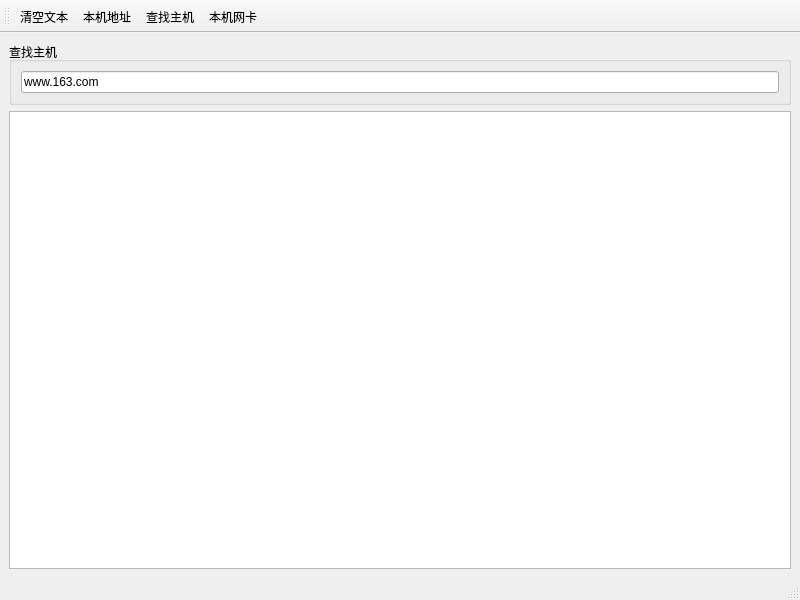
<?xml version="1.0" encoding="UTF-8"?>
<ui version="4.0">
 <class>Lookup</class>
 <widget class="QMainWindow" name="Lookup">
  <property name="geometry">
   <rect>
    <x>0</x>
    <y>0</y>
    <width>800</width>
    <height>600</height>
   </rect>
  </property>
  <property name="windowTitle">
   <string>Lookup</string>
  </property>
  <widget class="QWidget" name="W_Central">
   <layout class="QVBoxLayout" name="verticalLayout">
    <item>
     <widget class="QGroupBox" name="GB_Hostname">
      <property name="title">
       <string>查找主机</string>
      </property>
      <layout class="QHBoxLayout" name="horizontalLayout">
       <item>
        <widget class="QLineEdit" name="LE_Hostname">
         <property name="text">
          <string>www.163.com</string>
         </property>
        </widget>
       </item>
      </layout>
     </widget>
    </item>
    <item>
     <widget class="QPlainTextEdit" name="PTE_Information"/>
    </item>
   </layout>
  </widget>
  <widget class="QMenuBar" name="MB_Menu">
   <property name="geometry">
    <rect>
     <x>0</x>
     <y>0</y>
     <width>800</width>
     <height>30</height>
    </rect>
   </property>
  </widget>
  <widget class="QStatusBar" name="SB_Status"/>
  <widget class="QToolBar" name="TB_Main">
   <property name="windowTitle">
    <string>toolBar</string>
   </property>
   <property name="iconSize">
    <size>
     <width>20</width>
     <height>20</height>
    </size>
   </property>
   <property name="toolButtonStyle">
    <enum>Qt::ToolButtonTextUnderIcon</enum>
   </property>
   <attribute name="toolBarArea">
    <enum>TopToolBarArea</enum>
   </attribute>
   <attribute name="toolBarBreak">
    <bool>false</bool>
   </attribute>
   <addaction name="A_Clear"/>
   <addaction name="A_Hostname"/>
   <addaction name="A_Lookup"/>
   <addaction name="A_Interface"/>
  </widget>
  <action name="A_Hostname">
   <property name="icon">
    <iconset resource="images.qrc">
     <normaloff>:/images/icons/podcasts.png</normaloff>:/images/icons/podcasts.png</iconset>
   </property>
   <property name="text">
    <string>本机地址</string>
   </property>
   <property name="toolTip">
    <string>本机地址</string>
   </property>
  </action>
  <action name="A_Clear">
   <property name="icon">
    <iconset resource="images.qrc">
     <normaloff>:/images/icons/clear.png</normaloff>:/images/icons/clear.png</iconset>
   </property>
   <property name="text">
    <string>清空文本</string>
   </property>
  </action>
  <action name="A_Lookup">
   <property name="icon">
    <iconset resource="images.qrc">
     <normaloff>:/images/icons/podcasts.png</normaloff>:/images/icons/podcasts.png</iconset>
   </property>
   <property name="text">
    <string>查找主机</string>
   </property>
  </action>
  <action name="A_Interface">
   <property name="icon">
    <iconset resource="images.qrc">
     <normaloff>:/images/icons/podcasts.png</normaloff>:/images/icons/podcasts.png</iconset>
   </property>
   <property name="text">
    <string>本机网卡</string>
   </property>
  </action>
 </widget>
 <resources>
  <include location="images.qrc"/>
 </resources>
 <connections/>
</ui>
